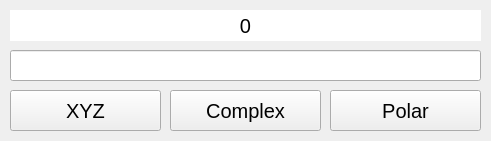
<?xml version="1.0" encoding="UTF-8"?>
<ui version="4.0">
 <class>MainWindow</class>
 <widget class="QMainWindow" name="MainWindow">
  <property name="geometry">
   <rect>
    <x>0</x>
    <y>0</y>
    <width>491</width>
    <height>141</height>
   </rect>
  </property>
  <property name="windowTitle">
   <string>MainWindow</string>
  </property>
  <widget class="QWidget" name="centralWidget">
   <widget class="QPushButton" name="pushButton">
    <property name="geometry">
     <rect>
      <x>10</x>
      <y>90</y>
      <width>151</width>
      <height>41</height>
     </rect>
    </property>
    <property name="font">
     <font>
      <pointsize>15</pointsize>
     </font>
    </property>
    <property name="text">
     <string>XYZ</string>
    </property>
   </widget>
   <widget class="QPushButton" name="pushButton_2">
    <property name="geometry">
     <rect>
      <x>170</x>
      <y>90</y>
      <width>151</width>
      <height>41</height>
     </rect>
    </property>
    <property name="font">
     <font>
      <pointsize>15</pointsize>
     </font>
    </property>
    <property name="text">
     <string>Complex</string>
    </property>
   </widget>
   <widget class="QPushButton" name="pushButton_3">
    <property name="geometry">
     <rect>
      <x>330</x>
      <y>90</y>
      <width>151</width>
      <height>41</height>
     </rect>
    </property>
    <property name="font">
     <font>
      <pointsize>15</pointsize>
     </font>
    </property>
    <property name="text">
     <string>Polar</string>
    </property>
   </widget>
   <widget class="QLineEdit" name="lineEdit">
    <property name="geometry">
     <rect>
      <x>10</x>
      <y>50</y>
      <width>471</width>
      <height>31</height>
     </rect>
    </property>
    <property name="font">
     <font>
      <pointsize>12</pointsize>
     </font>
    </property>
    <property name="alignment">
     <set>Qt::AlignCenter</set>
    </property>
   </widget>
   <widget class="QLabel" name="label">
    <property name="geometry">
     <rect>
      <x>10</x>
      <y>10</y>
      <width>471</width>
      <height>31</height>
     </rect>
    </property>
    <property name="palette">
     <palette>
      <active>
       <colorrole role="Base">
        <brush brushstyle="SolidPattern">
         <color alpha="255">
          <red>255</red>
          <green>255</green>
          <blue>255</blue>
         </color>
        </brush>
       </colorrole>
       <colorrole role="Window">
        <brush brushstyle="SolidPattern">
         <color alpha="255">
          <red>255</red>
          <green>255</green>
          <blue>255</blue>
         </color>
        </brush>
       </colorrole>
      </active>
      <inactive>
       <colorrole role="Base">
        <brush brushstyle="SolidPattern">
         <color alpha="255">
          <red>255</red>
          <green>255</green>
          <blue>255</blue>
         </color>
        </brush>
       </colorrole>
       <colorrole role="Window">
        <brush brushstyle="SolidPattern">
         <color alpha="255">
          <red>255</red>
          <green>255</green>
          <blue>255</blue>
         </color>
        </brush>
       </colorrole>
      </inactive>
      <disabled>
       <colorrole role="Base">
        <brush brushstyle="SolidPattern">
         <color alpha="255">
          <red>255</red>
          <green>255</green>
          <blue>255</blue>
         </color>
        </brush>
       </colorrole>
       <colorrole role="Window">
        <brush brushstyle="SolidPattern">
         <color alpha="255">
          <red>255</red>
          <green>255</green>
          <blue>255</blue>
         </color>
        </brush>
       </colorrole>
      </disabled>
     </palette>
    </property>
    <property name="font">
     <font>
      <pointsize>15</pointsize>
     </font>
    </property>
    <property name="autoFillBackground">
     <bool>true</bool>
    </property>
    <property name="text">
     <string>0</string>
    </property>
    <property name="alignment">
     <set>Qt::AlignCenter</set>
    </property>
   </widget>
  </widget>
 </widget>
 <layoutdefault spacing="6" margin="11"/>
 <resources/>
 <connections/>
</ui>
